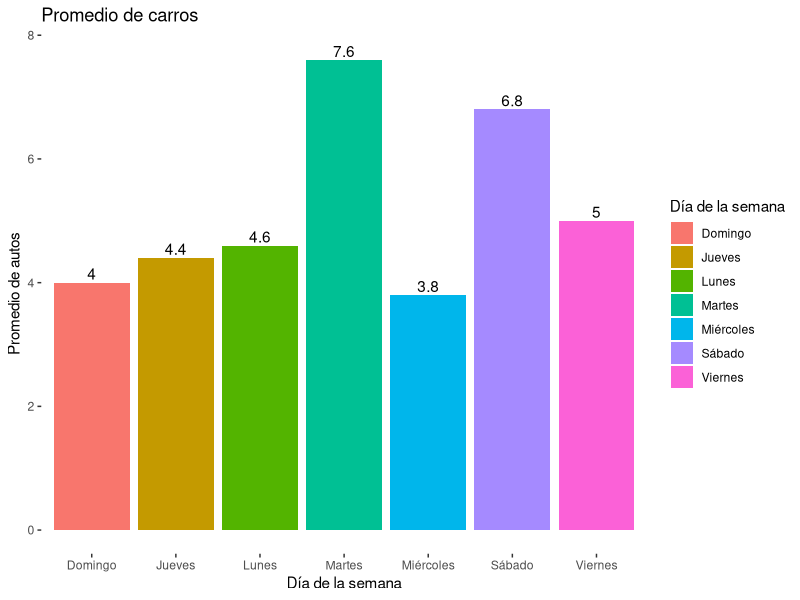

The R source for this figure:
library(dplyr)
library(ggplot2)

####Manera # 1####

autos <- round(runif(35, 0, 10), 0)

dia <- rep(c("Lunes", "Martes", "Miércoles", "Jueves", "Viernes", "Sábado", "Domingo"), times = 5)

initData <- data.frame(dia, autos)

grafica <- ggplot(initData, aes(x=factor(dia), y=autos, fill = factor(dia))) + 
  stat_summary(fun.y="mean", geom="bar") +
  
  aes(label = autos) +
  labs(title = "Promedio de carros", x = "Día de la semana", y = "Promedio de autos", fill = "Día de la semana") +
  theme(panel.background = element_blank(), panel.grid.major = element_blank(), panel.grid.minor = element_blank())



grafica <- grafica + geom_text(position = position_dodge(0.9))


####Manera # 2####


autos <- round(runif(35, 0, 10), 0)
dia <- rep(c("Lunes", "Martes", "Miércoles", "Jueves", "Viernes", "Sábado", "Domingo"), times = 5)
initData <- data.frame(dia, autos)


filter1 <- group_by(initData, dia)
graphData <- summarise(filter1, prom = mean(autos))



grafica2 <- ggplot(graphData, aes(x=factor(dia), y=prom, fill = factor(dia))) +
            stat_summary(fun.y="sum", geom="bar") +
            aes(label = prom) +
            labs(title = "Promedio de carros", x = "Día de la semana", y = "Promedio de autos", fill = "Día de la semana")

  #+ theme(panel.background = element_blank(), panel.grid.major = element_blank(), panel.grid.minor = element_blank())

grafica2 <- grafica2 + geom_text(aes(y = prom + 0.05), position = position_dodge(0.9), vjust = 0)
grafica2 <- grafica2 + theme(panel.background = element_blank(), panel.grid.major = element_blank(), panel.grid.minor = element_blank())
grafica2


